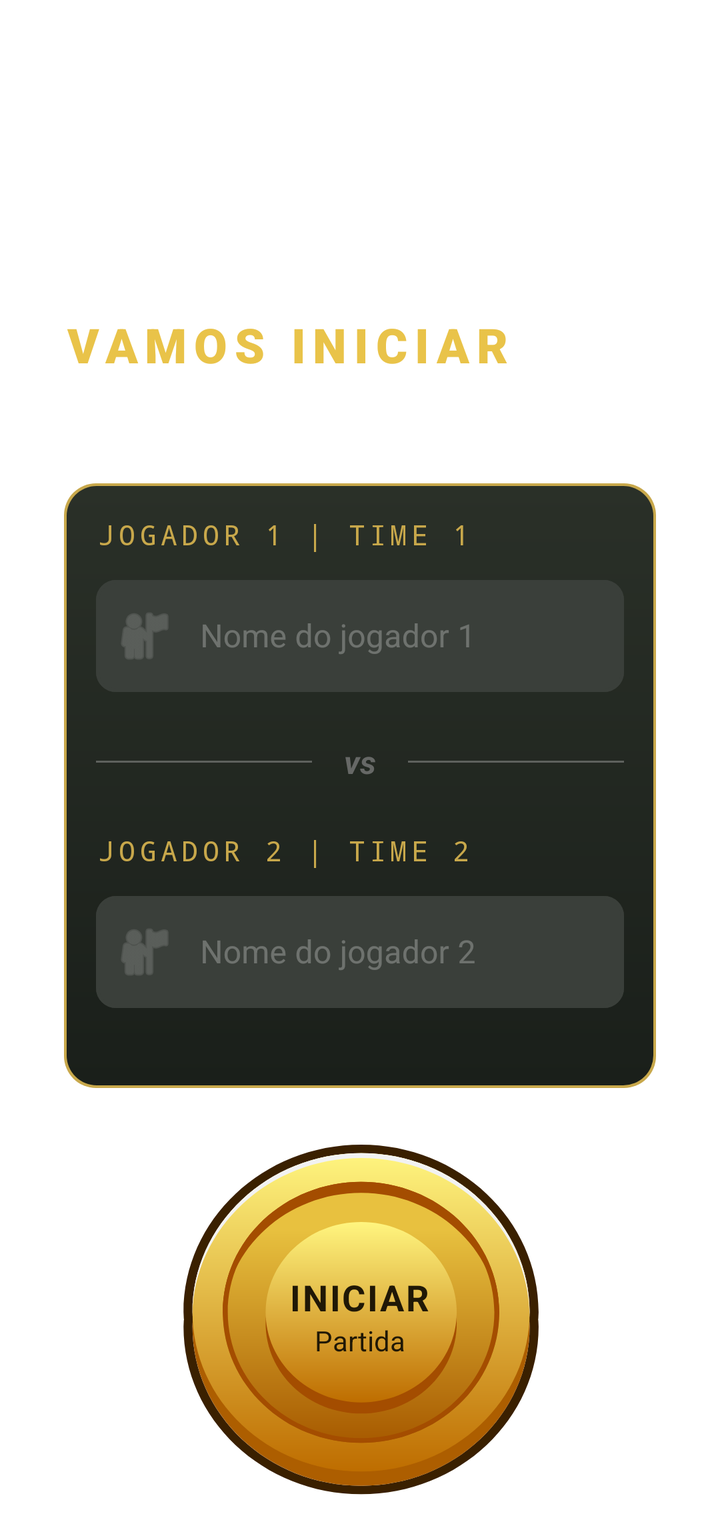
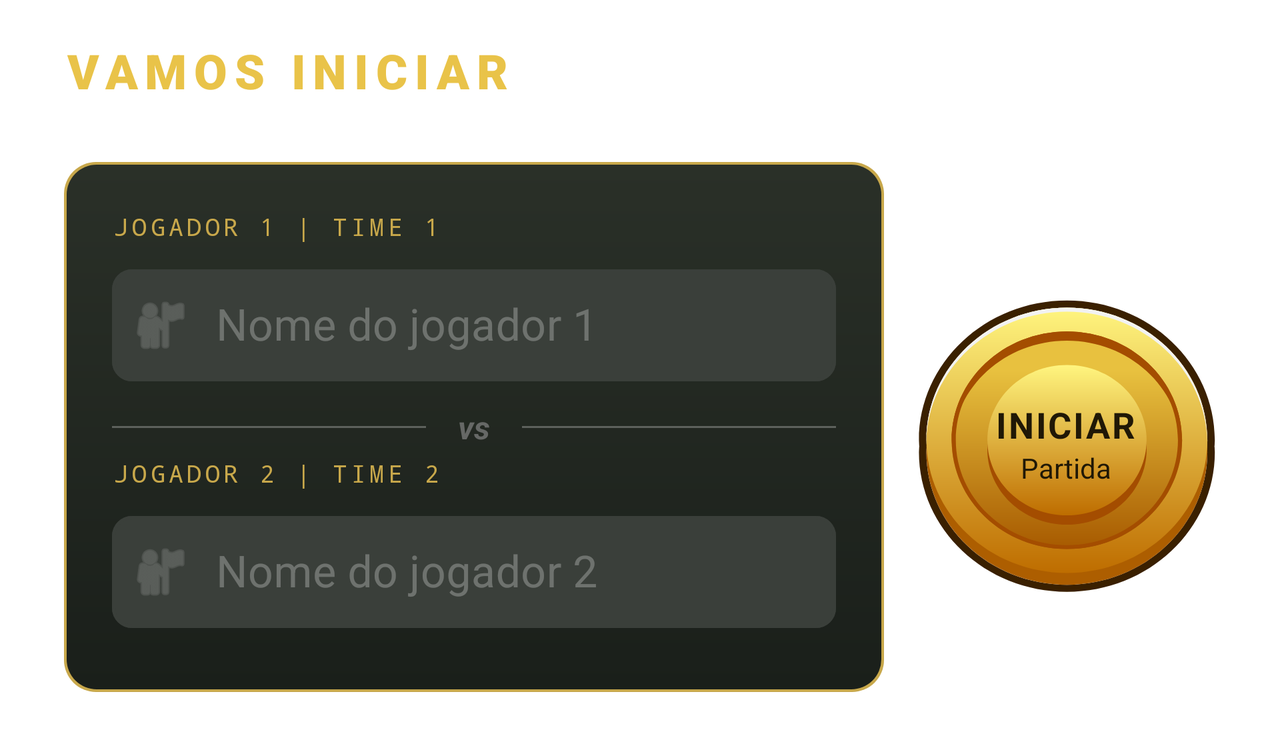

Compare how this app lays out the same screen by default and in its alternative resource folder. The renders come first, then the two layout files and the values they reference.
<!-- AndroidManifest.xml: application theme Theme.ChoraMarreco -->
<!-- res/layout/activity_register.xml -->
<?xml version="1.0" encoding="utf-8"?>
<ScrollView xmlns:android="http://schemas.android.com/apk/res/android"
    xmlns:app="http://schemas.android.com/apk/res-auto"
    xmlns:tools="http://schemas.android.com/tools"
    android:layout_width="match_parent"
    android:layout_height="match_parent"
    android:background="@drawable/bg_texture"
    android:fillViewport="true">

    <androidx.constraintlayout.widget.ConstraintLayout
        android:id="@+id/register"
        android:layout_width="match_parent"
        android:layout_height="wrap_content"
        android:background="@drawable/bg_texture_land"
        android:padding="@dimen/spacing_normal"
        tools:context=".RegisterActivity">

        <TextView
            android:id="@+id/title"
            android:layout_width="0dp"
            android:layout_height="wrap_content"
            android:layout_marginStart="@dimen/spacing_normal"
            android:layout_marginEnd="@dimen/spacing_normal"
            android:fontFamily="sans-serif-black"
            android:letterSpacing="0.15"
            android:text="@string/main_title"
            android:textAllCaps="true"
            android:textColor="@color/gold_primary"
            android:textSize="@dimen/text_huge"
            app:layout_constraintBottom_toBottomOf="parent"
            app:layout_constraintEnd_toEndOf="parent"
            app:layout_constraintStart_toStartOf="parent"
            app:layout_constraintTop_toTopOf="parent"
            app:layout_constraintVertical_bias="0.20" />

        <TextView
            android:id="@+id/subTitle"
            android:layout_width="0dp"
            android:layout_height="wrap_content"
            android:layout_marginBottom="@dimen/spacing_small"
            android:fontFamily="sans-serif-light"
            android:text="@string/main_subtitle"
            android:textColor="@color/white"
            android:textSize="@dimen/text_large"
            app:layout_constraintEnd_toEndOf="@id/title"
            app:layout_constraintStart_toStartOf="@id/title"
            app:layout_constraintTop_toBottomOf="@id/title" />

        <LinearLayout
            android:id="@+id/cardPlayers"
            android:layout_width="0dp"
            android:layout_height="wrap_content"
            android:layout_marginTop="@dimen/spacing_small"
            android:background="@drawable/bg_card_dark"
            android:orientation="vertical"
            android:padding="@dimen/spacing_normal"
            app:layout_constraintEnd_toEndOf="@+id/subTitle"
            app:layout_constraintStart_toStartOf="@+id/subTitle"
            app:layout_constraintTop_toBottomOf="@id/subTitle">

            <TextView
                android:layout_width="wrap_content"
                android:layout_height="wrap_content"
                android:layout_marginBottom="@dimen/spacing_small"
                android:fontFamily="monospace"
                android:letterSpacing="0.15"
                android:text="@string/label_player_1"
                android:textColor="@color/secondary_yellow"
                android:textSize="@dimen/text_small" />

            <com.google.android.material.textfield.TextInputLayout
                style="@style/InputLayout"
                android:layout_width="match_parent"
                android:layout_height="wrap_content"
                android:layout_marginBottom="@dimen/spacing_large"
                android:hint="@string/hint_player_name_1"
                app:placeholderText="@string/default_player_1"
                app:placeholderTextColor="@color/text_gray_light"
                app:startIconDrawable="@android:drawable/ic_menu_myplaces"
                app:startIconTint="@color/white_44">

                <com.google.android.material.textfield.TextInputEditText
                    android:id="@+id/player1"
                    android:layout_width="match_parent"
                    android:layout_height="@dimen/dimen_56dp"
                    android:background="@null"
                    android:imeOptions="actionNext"
                    android:inputType="textPersonName"
                    android:maxLength="20"
                    android:maxLines="1"
                    android:textColor="@color/white"
                    android:textSize="@dimen/text_medium" />

            </com.google.android.material.textfield.TextInputLayout>

            <androidx.constraintlayout.widget.ConstraintLayout
                android:layout_width="match_parent"
                android:layout_height="wrap_content"
                android:layout_marginBottom="@dimen/spacing_large">

                <View
                    android:id="@+id/dividerLeft"
                    android:layout_width="0dp"
                    android:layout_height="@dimen/divider_height"
                    android:background="@color/white_44"
                    app:layout_constraintBottom_toBottomOf="parent"
                    app:layout_constraintEnd_toStartOf="@+id/vs"
                    app:layout_constraintStart_toStartOf="parent"
                    app:layout_constraintTop_toTopOf="parent" />

                <TextView
                    android:id="@+id/vs"
                    android:layout_width="wrap_content"
                    android:layout_height="wrap_content"
                    android:paddingStart="@dimen/spacing_normal"
                    android:paddingEnd="@dimen/spacing_normal"
                    android:text="@string/label_vs"
                    android:textColor="@color/text_gray_medium"
                    android:textSize="@dimen/text_medium"
                    android:textStyle="bold|italic"
                    app:layout_constraintBottom_toBottomOf="parent"
                    app:layout_constraintEnd_toStartOf="@+id/dividerRight"
                    app:layout_constraintStart_toEndOf="@+id/dividerLeft"
                    app:layout_constraintTop_toTopOf="parent" />

                <View
                    android:id="@+id/dividerRight"
                    android:layout_width="0dp"
                    android:layout_height="@dimen/divider_height"
                    android:background="@color/white_44"
                    app:layout_constraintBottom_toBottomOf="parent"
                    app:layout_constraintEnd_toEndOf="parent"
                    app:layout_constraintStart_toEndOf="@+id/vs"
                    app:layout_constraintTop_toTopOf="parent" />
            </androidx.constraintlayout.widget.ConstraintLayout>

            <TextView
                android:layout_width="wrap_content"
                android:layout_height="wrap_content"
                android:layout_marginBottom="@dimen/spacing_small"
                android:fontFamily="monospace"
                android:letterSpacing="0.15"
                android:text="@string/label_player_2"
                android:textColor="@color/secondary_yellow"
                android:textSize="@dimen/text_small" />


            <com.google.android.material.textfield.TextInputLayout
                style="@style/InputLayout"
                android:layout_width="match_parent"
                android:layout_height="wrap_content"
                android:layout_marginBottom="@dimen/spacing_large"
                android:hint="@string/hint_player_name_2"
                app:placeholderText="@string/default_player_2"
                app:placeholderTextColor="@color/text_gray_light"
                app:startIconDrawable="@android:drawable/ic_menu_myplaces"
                app:startIconTint="@color/white_44">

                <com.google.android.material.textfield.TextInputEditText
                    android:id="@+id/player2"
                    android:layout_width="match_parent"
                    android:layout_height="@dimen/dimen_56dp"
                    android:background="@null"
                    android:imeOptions="actionDone"
                    android:inputType="textPersonName"
                    android:maxLength="20"
                    android:maxLines="1"
                    android:textColor="@color/white"
                    android:textSize="@dimen/text_medium" />
            </com.google.android.material.textfield.TextInputLayout>
        </LinearLayout>

        <include
            android:id="@+id/btnCoin"
            layout="@layout/bt_coin"
            android:layout_width="@dimen/coin_size_medium"
            android:layout_height="@dimen/coin_size_medium"
            android:layout_marginTop="@dimen/spacing_large"
            app:layout_constraintEnd_toEndOf="parent"
            app:layout_constraintStart_toStartOf="parent"
            app:layout_constraintTop_toBottomOf="@+id/cardPlayers" />

    </androidx.constraintlayout.widget.ConstraintLayout>
</ScrollView>
<!-- res/layout/bt_coin.xml (included above) -->
<?xml version="1.0" encoding="utf-8"?>
<FrameLayout xmlns:android="http://schemas.android.com/apk/res/android"
    android:layout_width="wrap_content"
    android:contentDescription="@string/desc_btn_coin"
    android:layout_height="wrap_content">

    <ImageView
        android:id="@+id/imgCoin"
        android:layout_width="match_parent"
        android:layout_height="match_parent"
        android:background="@drawable/ic_coin"
        android:contentDescription="@null" />

    <LinearLayout
        android:layout_width="wrap_content"
        android:layout_height="wrap_content"
        android:layout_gravity="center"
        android:gravity="center"
        android:orientation="vertical">

        <TextView
            android:id="@+id/tvCoinTitle"
            android:layout_width="wrap_content"
            android:layout_height="wrap_content"
            android:letterSpacing="0.05"
            android:text="@string/btn_coin_title"
            android:textColor="@color/text_brown_dark"
            android:textSize="@dimen/text_large"
            android:textStyle="bold" />

        <TextView
            android:id="@+id/tvCoinSubtitle"
            android:layout_width="wrap_content"
            android:layout_height="wrap_content"
            android:text="@string/btn_coin_subtitle"
            android:textColor="@color/text_brown_dark"
            android:textSize="@dimen/text_small" />
    </LinearLayout>
</FrameLayout>
<!-- resources referenced by this layout -->
<resources>
  <color name="gold_primary">#E9C349</color>
  <color name="secondary_yellow">#C8A84B</color>
  <color name="text_brown_dark">#201806</color>
  <color name="text_gray_light">#C1BEBE</color>
  <color name="text_gray_medium">#666866</color>
  <color name="white">#FFFFFFFF</color>
  <color name="white_44">#44FFFFFF</color>
  <dimen name="coin_size_medium">180dp</dimen>
  <dimen name="dimen_56dp">56dp</dimen>
  <dimen name="divider_height">1dp</dimen>
  <dimen name="spacing_large">24dp</dimen>
  <dimen name="spacing_normal">16dp</dimen>
  <dimen name="spacing_small">8dp</dimen>
  <dimen name="text_huge">24sp</dimen>
  <dimen name="text_large">18sp</dimen>
  <dimen name="text_medium">16sp</dimen>
  <dimen name="text_small">14sp</dimen>
  <!-- drawable bg_card_dark (drawable) -->
  <?xml version="1.0" encoding="utf-8"?>
  <layer-list xmlns:android="http://schemas.android.com/apk/res/android">
  
      <item>
          <shape android:shape="rectangle">
              <corners android:radius="16dp" />
              <solid android:color="@color/secondary_yellow" />
          </shape>
      </item>
  
      <item
          android:bottom="1.5dp"
          android:left="1.5dp"
          android:right="1.5dp"
          android:top="1.5dp">
          <shape android:shape="rectangle">
              <corners android:radius="15dp" />
              <gradient
                  android:angle="270"
                  android:endColor="@color/card_dark_end"
                  android:startColor="@color/card_dark_start"
                  android:type="linear" />
          </shape>
      </item>
  </layer-list>
  <!-- drawable ic_coin: vector/xml drawable (drawable, 3930 chars, omitted) -->
  <string name="btn_coin_subtitle">Partida</string>
  <string name="btn_coin_title">INICIAR</string>
  <string name="default_player_1">Alpha</string>
  <string name="default_player_2">Ômega</string>
  <string name="desc_btn_coin">botão iniciar partida</string>
  <string name="hint_player_name_1">Nome do jogador 1</string>
  <string name="hint_player_name_2">Nome do jogador 2</string>
  <string name="label_player_1">JOGADOR 1 | TIME 1</string>
  <string name="label_player_2">JOGADOR 2 | TIME 2</string>
  <string name="label_vs">vs</string>
  <string name="main_subtitle">Escreva os nomes dos jogadores ou do time</string>
  <string name="main_title">Vamos iniciar</string>
  <style name="InputLayout" parent="Widget.MaterialComponents.TextInputLayout.OutlinedBox">
          <item name="boxStrokeColor">@color/stroke_selector</item>
          <item name="boxStrokeWidth">1.5dp</item>
          <item name="boxCornerRadiusTopStart">10dp</item>
          <item name="boxCornerRadiusTopEnd">10dp</item>
          <item name="boxCornerRadiusBottomStart">10dp</item>
          <item name="boxCornerRadiusBottomEnd">10dp</item>
          <item name="boxBackgroundColor">@color/edit_text_bg</item>
          <item name="hintTextColor">@color/secondary_yellow</item>
          <item name="android:textColorHint">@color/white_44</item>
      </style>
  <style name="Theme.ChoraMarreco" parent="Base.Theme.ChoraMarreco" />
  <color name="card_dark_end">#1A1F1A</color>
  <color name="card_dark_start">#2A3028</color>
  <color name="edit_text_bg">#3A3F3A</color>
  <style name="Base.Theme.ChoraMarreco" parent="Theme.MaterialComponents.Light.NoActionBar">
          <item name="android:windowLightStatusBar">false</item>
          <item name="android:navigationBarColor">@color/primary_green</item>
          <item name="android:statusBarColor">@color/primary_green</item>
          <item name="windowActionBar">false</item>
          <item name="windowNoTitle">true</item>
      </style>
  <color name="primary_green">#0F3624</color>
</resources>
<!-- res/layout-land/activity_register.xml (the repository's variant of the layout above) -->
<!-- drawn on the phone turned sideways -->
<?xml version="1.0" encoding="utf-8"?>
<ScrollView xmlns:android="http://schemas.android.com/apk/res/android"
    xmlns:app="http://schemas.android.com/apk/res-auto"
    xmlns:tools="http://schemas.android.com/tools"
    android:layout_width="match_parent"
    android:layout_height="match_parent"
    android:background="@drawable/bg_texture"
    android:fillViewport="true">

    <androidx.constraintlayout.widget.ConstraintLayout
        android:id="@+id/register"
        android:layout_width="match_parent"
        android:layout_height="wrap_content"
        android:background="@drawable/bg_texture_land"
        android:padding="@dimen/spacing_normal"
        tools:context=".RegisterActivity">

        <TextView
            android:id="@+id/title"
            android:layout_width="0dp"
            android:layout_height="wrap_content"
            android:layout_marginStart="@dimen/spacing_normal"
            android:fontFamily="sans-serif-black"
            android:letterSpacing="0.15"
            android:text="@string/main_title"
            android:textAllCaps="true"
            android:textColor="@color/gold_primary"
            android:textSize="@dimen/text_huge"
            app:layout_constraintBottom_toBottomOf="parent"
            app:layout_constraintEnd_toEndOf="parent"
            app:layout_constraintStart_toStartOf="parent"
            app:layout_constraintTop_toTopOf="parent"
            app:layout_constraintVertical_bias="0.01" />

        <TextView
            android:id="@+id/subTitle"
            android:layout_width="0dp"
            android:layout_height="wrap_content"
            android:fontFamily="sans-serif-light"
            android:paddingBottom="@dimen/spacing_small"
            android:text="@string/main_subtitle"
            android:textColor="@color/white"
            android:textSize="@dimen/text_medium"
            app:layout_constraintEnd_toEndOf="@+id/title"
            app:layout_constraintStart_toStartOf="@id/title"
            app:layout_constraintTop_toBottomOf="@id/title" />

        <LinearLayout
            android:id="@+id/cardPlayers"
            android:layout_width="0dp"
            android:layout_height="wrap_content"
            android:layout_marginEnd="@dimen/spacing_normal"
            android:layout_marginBottom="@dimen/spacing_normal"
            android:background="@drawable/bg_card_dark"
            android:orientation="vertical"
            android:padding="@dimen/card_padding_huge"
            app:layout_constraintBottom_toBottomOf="parent"
            app:layout_constraintEnd_toStartOf="@id/btnCoin"
            app:layout_constraintStart_toStartOf="@+id/subTitle"
            app:layout_constraintTop_toBottomOf="@id/subTitle">

            <TextView
                android:layout_width="wrap_content"
                android:layout_height="wrap_content"
                android:layout_marginBottom="@dimen/spacing_small"
                android:fontFamily="monospace"
                android:letterSpacing="0.15"
                android:text="@string/label_player_1"
                android:textColor="@color/secondary_yellow"
                android:textSize="@dimen/text_tiny" />


            <com.google.android.material.textfield.TextInputLayout
                style="@style/InputLayout"
                android:layout_width="match_parent"
                android:layout_height="wrap_content"
                android:layout_marginBottom="@dimen/spacing_small"
                android:hint="@string/hint_player_name_1"
                app:placeholderText="@string/default_player_1"
                app:placeholderTextColor="@color/text_gray_light"
                app:startIconDrawable="@android:drawable/ic_menu_myplaces"
                app:startIconTint="@color/white_44">

                <com.google.android.material.textfield.TextInputEditText
                    android:id="@+id/player1"
                    android:layout_width="match_parent"
                    android:layout_height="@dimen/dimen_56dp"
                    android:background="@null"
                    android:inputType="textPersonName"
                    android:maxLength="20"
                    android:maxLines="1"
                    android:textColor="@color/white"
                    android:textSize="@dimen/text_xlarge" />
            </com.google.android.material.textfield.TextInputLayout>

            <androidx.constraintlayout.widget.ConstraintLayout
                android:layout_width="match_parent"
                android:layout_height="wrap_content"
                android:layout_marginTop="@dimen/spacing_tiny"
                android:layout_marginBottom="@dimen/spacing_tiny">

                <View
                    android:id="@+id/dividerLeft"
                    android:layout_width="0dp"
                    android:layout_height="@dimen/divider_height"
                    android:background="@color/white_44"
                    app:layout_constraintBottom_toBottomOf="parent"
                    app:layout_constraintEnd_toStartOf="@+id/vs"
                    app:layout_constraintStart_toStartOf="parent"
                    app:layout_constraintTop_toTopOf="parent" />

                <TextView
                    android:id="@+id/vs"
                    android:layout_width="wrap_content"
                    android:layout_height="wrap_content"
                    android:paddingStart="@dimen/spacing_normal"
                    android:paddingEnd="@dimen/spacing_normal"
                    android:text="@string/label_vs"
                    android:textColor="@color/text_gray_medium"
                    android:textSize="@dimen/text_medium"
                    android:textStyle="bold|italic"
                    app:layout_constraintBottom_toBottomOf="parent"
                    app:layout_constraintEnd_toStartOf="@+id/dividerRight"
                    app:layout_constraintStart_toEndOf="@+id/dividerLeft"
                    app:layout_constraintTop_toTopOf="parent" />

                <View
                    android:id="@+id/dividerRight"
                    android:layout_width="0dp"
                    android:layout_height="@dimen/divider_height"
                    android:background="@color/white_44"
                    app:layout_constraintBottom_toBottomOf="parent"
                    app:layout_constraintEnd_toEndOf="parent"
                    app:layout_constraintStart_toEndOf="@+id/vs"
                    app:layout_constraintTop_toTopOf="parent" />
            </androidx.constraintlayout.widget.ConstraintLayout>

            <TextView
                android:layout_width="wrap_content"
                android:layout_height="wrap_content"
                android:layout_marginBottom="@dimen/spacing_small"
                android:fontFamily="monospace"
                android:letterSpacing="0.15"
                android:text="@string/label_player_2"
                android:textColor="@color/secondary_yellow"
                android:textSize="@dimen/text_tiny" />

            <com.google.android.material.textfield.TextInputLayout
                style="@style/InputLayout"
                android:layout_width="match_parent"
                android:layout_height="wrap_content"
                android:layout_marginBottom="@dimen/spacing_small"
                android:hint="@string/hint_player_name_2"
                app:placeholderText="@string/default_player_2"
                app:placeholderTextColor="@color/text_gray_light"
                app:startIconDrawable="@android:drawable/ic_menu_myplaces"
                app:startIconTint="@color/white_44">

                <com.google.android.material.textfield.TextInputEditText
                    android:id="@+id/player2"
                    android:layout_width="match_parent"
                    android:layout_height="@dimen/dimen_56dp"
                    android:background="@null"
                    android:inputType="textPersonName"
                    android:maxLength="20"
                    android:maxLines="1"
                    android:textColor="@color/white"
                    android:textSize="@dimen/text_xlarge" />
            </com.google.android.material.textfield.TextInputLayout>
        </LinearLayout>

        <include
            android:id="@+id/btnCoin"
            layout="@layout/bt_coin"
            android:layout_width="@dimen/coin_size_small"
            android:layout_height="@dimen/coin_size_small"
            android:layout_marginEnd="@dimen/spacing_normal"
            app:layout_constraintBottom_toBottomOf="parent"
            app:layout_constraintEnd_toEndOf="@id/subTitle"
            app:layout_constraintStart_toEndOf="@+id/cardPlayers"
            app:layout_constraintTop_toTopOf="@id/cardPlayers" />
    </androidx.constraintlayout.widget.ConstraintLayout>
</ScrollView>
<!-- resources referenced by the variant -->
<!-- as the phone turned sideways resolves them -->
<resources>
  <color name="gold_primary">#E9C349</color>
  <color name="secondary_yellow">#C8A84B</color>
  <color name="text_brown_dark">#201806</color>
  <color name="text_gray_light">#C1BEBE</color>
  <color name="text_gray_medium">#666866</color>
  <color name="white">#FFFFFFFF</color>
  <color name="white_44">#44FFFFFF</color>
  <dimen name="card_padding_huge">24dp</dimen>
  <dimen name="coin_size_small">150dp</dimen>
  <dimen name="dimen_56dp">56dp</dimen>
  <dimen name="divider_height">1dp</dimen>
  <dimen name="spacing_normal">16dp</dimen>
  <dimen name="spacing_small">8dp</dimen>
  <dimen name="spacing_tiny">4dp</dimen>
  <dimen name="text_huge">24sp</dimen>
  <dimen name="text_large">18sp</dimen>
  <dimen name="text_medium">16sp</dimen>
  <dimen name="text_small">14sp</dimen>
  <dimen name="text_tiny">12sp</dimen>
  <dimen name="text_xlarge">22sp</dimen>
  <!-- drawable bg_card_dark (drawable) -->
  <?xml version="1.0" encoding="utf-8"?>
  <layer-list xmlns:android="http://schemas.android.com/apk/res/android">
  
      <item>
          <shape android:shape="rectangle">
              <corners android:radius="16dp" />
              <solid android:color="@color/secondary_yellow" />
          </shape>
      </item>
  
      <item
          android:bottom="1.5dp"
          android:left="1.5dp"
          android:right="1.5dp"
          android:top="1.5dp">
          <shape android:shape="rectangle">
              <corners android:radius="15dp" />
              <gradient
                  android:angle="270"
                  android:endColor="@color/card_dark_end"
                  android:startColor="@color/card_dark_start"
                  android:type="linear" />
          </shape>
      </item>
  </layer-list>
  <!-- drawable ic_coin: vector/xml drawable (drawable, 3930 chars, omitted) -->
  <string name="btn_coin_subtitle">Partida</string>
  <string name="btn_coin_title">INICIAR</string>
  <string name="default_player_1">Alpha</string>
  <string name="default_player_2">Ômega</string>
  <string name="desc_btn_coin">botão iniciar partida</string>
  <string name="hint_player_name_1">Nome do jogador 1</string>
  <string name="hint_player_name_2">Nome do jogador 2</string>
  <string name="label_player_1">JOGADOR 1 | TIME 1</string>
  <string name="label_player_2">JOGADOR 2 | TIME 2</string>
  <string name="label_vs">vs</string>
  <string name="main_subtitle">Escreva os nomes dos jogadores ou do time</string>
  <string name="main_title">Vamos iniciar</string>
  <style name="InputLayout" parent="Widget.MaterialComponents.TextInputLayout.OutlinedBox">
          <item name="boxStrokeColor">@color/stroke_selector</item>
          <item name="boxStrokeWidth">1.5dp</item>
          <item name="boxCornerRadiusTopStart">10dp</item>
          <item name="boxCornerRadiusTopEnd">10dp</item>
          <item name="boxCornerRadiusBottomStart">10dp</item>
          <item name="boxCornerRadiusBottomEnd">10dp</item>
          <item name="boxBackgroundColor">@color/edit_text_bg</item>
          <item name="hintTextColor">@color/secondary_yellow</item>
          <item name="android:textColorHint">@color/white_44</item>
      </style>
  <style name="Theme.ChoraMarreco" parent="Base.Theme.ChoraMarreco" />
  <color name="card_dark_end">#1A1F1A</color>
  <color name="card_dark_start">#2A3028</color>
  <color name="edit_text_bg">#3A3F3A</color>
  <style name="Base.Theme.ChoraMarreco" parent="Theme.MaterialComponents.Light.NoActionBar">
          <item name="android:windowLightStatusBar">false</item>
          <item name="android:navigationBarColor">@color/primary_green</item>
          <item name="android:statusBarColor">@color/primary_green</item>
          <item name="windowActionBar">false</item>
          <item name="windowNoTitle">true</item>
      </style>
  <color name="primary_green">#0F3624</color>
</resources>
